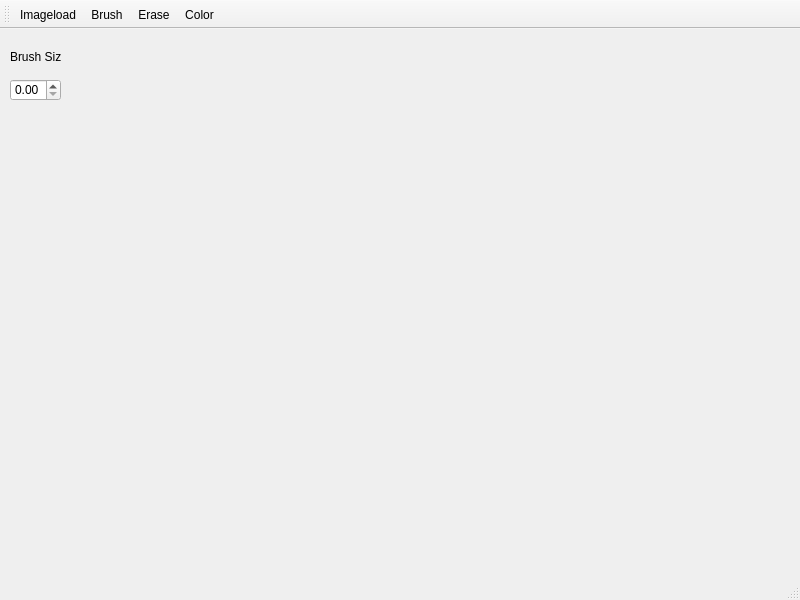
<?xml version="1.0" encoding="UTF-8"?>
<ui version="4.0">
 <class>MainWindow</class>
 <widget class="QMainWindow" name="MainWindow">
  <property name="geometry">
   <rect>
    <x>0</x>
    <y>0</y>
    <width>800</width>
    <height>600</height>
   </rect>
  </property>
  <property name="windowTitle">
   <string>MainWindow</string>
  </property>
  <widget class="QWidget" name="centralwidget">
   <widget class="QWidget" name="verticalLayoutWidget">
    <property name="geometry">
     <rect>
      <x>80</x>
      <y>10</y>
      <width>711</width>
      <height>541</height>
     </rect>
    </property>
    <layout class="QVBoxLayout" name="verticalLayout"/>
   </widget>
   <widget class="QDoubleSpinBox" name="doubleSpinBox">
    <property name="geometry">
     <rect>
      <x>10</x>
      <y>50</y>
      <width>51</width>
      <height>22</height>
     </rect>
    </property>
   </widget>
   <widget class="QLabel" name="label">
    <property name="geometry">
     <rect>
      <x>10</x>
      <y>20</y>
      <width>51</width>
      <height>16</height>
     </rect>
    </property>
    <property name="text">
     <string>Brush Size</string>
    </property>
   </widget>
  </widget>
  <widget class="QMenuBar" name="menubar">
   <property name="geometry">
    <rect>
     <x>0</x>
     <y>0</y>
     <width>800</width>
     <height>17</height>
    </rect>
   </property>
  </widget>
  <widget class="QStatusBar" name="statusbar"/>
  <widget class="QToolBar" name="toolBar">
   <property name="windowTitle">
    <string>toolBar</string>
   </property>
   <attribute name="toolBarArea">
    <enum>TopToolBarArea</enum>
   </attribute>
   <attribute name="toolBarBreak">
    <bool>false</bool>
   </attribute>
   <addaction name="actionImageload"/>
   <addaction name="actionBrush"/>
   <addaction name="actionErase"/>
   <addaction name="actionColor"/>
  </widget>
  <action name="actionImageload">
   <property name="text">
    <string>Imageload</string>
   </property>
  </action>
  <action name="actionBrush">
   <property name="text">
    <string>Brush</string>
   </property>
  </action>
  <action name="actionErase">
   <property name="text">
    <string>Erase</string>
   </property>
  </action>
  <action name="actionColor">
   <property name="text">
    <string>Color</string>
   </property>
  </action>
 </widget>
 <resources/>
 <connections/>
</ui>
